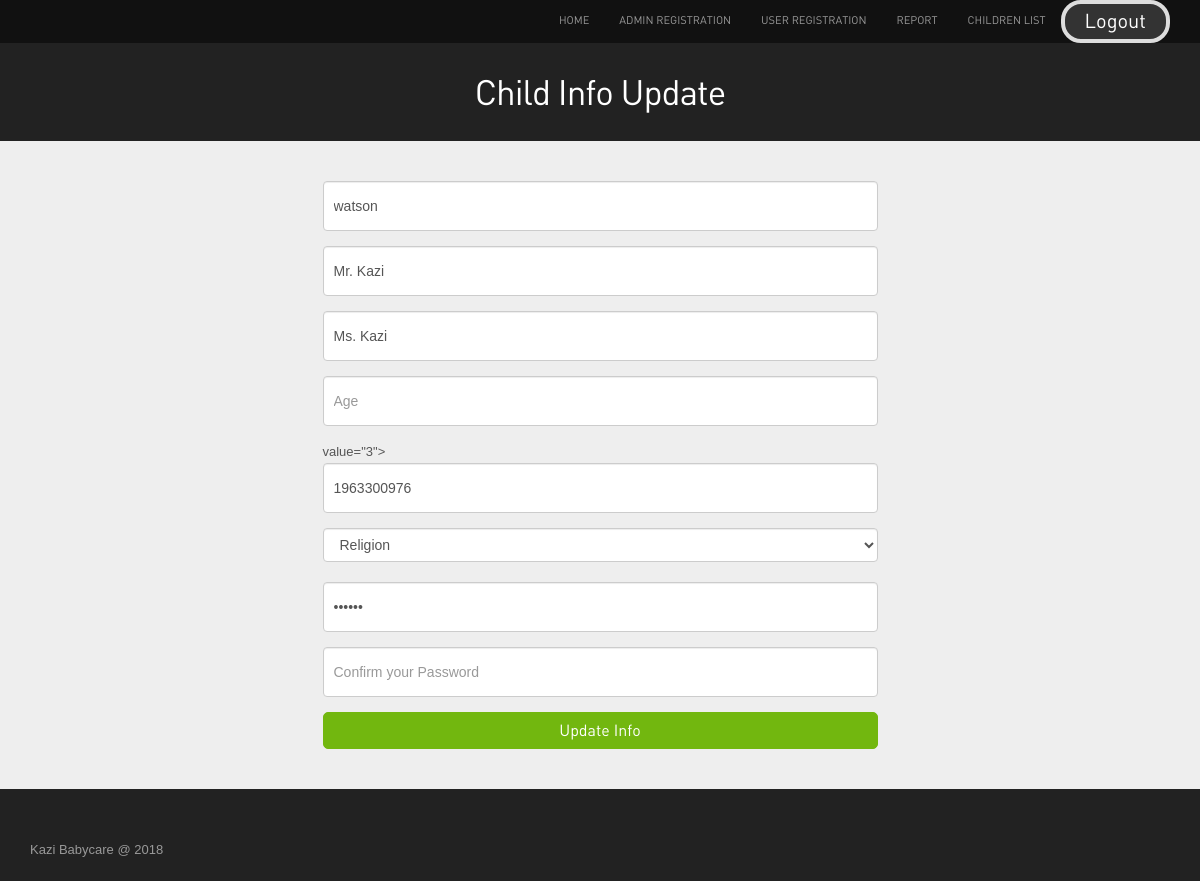
The page /view/childinfoupdate.php?id=3 (signed in) on the database its author committed.
### tables this page shows
CREATE TABLE `children_details` (
  `children_id` int(10) UNSIGNED NOT NULL,
  `children_name` varchar(50) NOT NULL,
  `children_father_name` varchar(50) NOT NULL,
  `children_mother_name` varchar(50) NOT NULL,
  `email` varchar(50) NOT NULL,
  `mobile_no` varchar(50) NOT NULL,
  `address` varchar(50) NOT NULL,
  `religion` varchar(20) NOT NULL,
  `password` varchar(50) NOT NULL,
  `age` int(3) NOT NULL
);

### control/anotherData.php (called while the page is built, shortened)
<?php
	 require_once ('../model/user.php');
	 class AnotherData {
	 	public function childInfo($id){
	 			$objuser = new User();
	 			return $objuser->get_child_info($id);
	 	}
	 }
 ?>

### model/user.php (called while the page is built, shortened)
<?php
	 class User {
		public function get_child_info($id){
        	return mysqli_query( $GLOBALS["conn"], $GLOBALS["sql"]);
		}
	 }
 ?>

### view/childInfoUpdate.php (the view, shortened to what this page needs)
<?php
if (isset($_SESSION['s_email'])) {
 ?>
<?php
include'header.php';
include '../control/anotherData.php';?>
<head>
    <body style="background-image: url(../assets/registration_user/-Playing-with-fruits.jpg); background-repeat: no-repeat; background-size: cover;">
</head>
<body style="text-align:center">
<div class="inside-banner">
  <div class="container">
    <h2 align="center">Child Info Update</h2>
</div>
</div>
<div class="container">
<div class="spacer">
<div class="row register">
  <div class="col-lg-6 col-lg-offset-3 col-sm-6 col-sm-offset-3 col-xs-12 ">
  <?php include('errors.php');
          $obj = new AnotherData();
          $result= $obj->childInfo($_GET['id']);
          $row=mysqli_fetch_array($result)
?>
<form method="POST" action="<?php echo 'childInfoUpdate.php?id='.$_GET['id']; ?>">
                <input type="text" class="form-control" placeholder="Child Name" name="child_name" value="<?php echo $row['children_name'] ?>">
				<input type="text" class="form-control" placeholder="Father Name" name="child_father_name" value="<?php echo $row['children_father_name'] ?>">
				<input type="text" class="form-control" placeholder="Mother Name" name="child_mother_name" value="<?php echo $row['children_mother_name'] ?>">
				<input type="number" class="form-control" placeholder="Age" name="age" min="1" max="12"> value="<?php echo $row['age'] ?>">
				<input type="text" class="form-control" placeholder="Mobile Number (+880) " name="phone" value="<?php echo $row['mobile_no'] ?>">
				<select name="religion" class="form-control">
									<option value="<?php echo $row['religion'] ?>">Religion</option>
						<select>
                <input type="password" class="form-control" placeholder="Password" name="password_1" value="<?php echo $row['password'] ?>">
                <input type="password" class="form-control" placeholder="Confirm your Password" name="password_2">
                    <button type="submit" class="btn btn-success" name="reg_user">Update Info</button>
</div>
        </div>
</div>
</div>
</div></body>
<?php include'footer2.php';?>
 <?php }else {
  header("location: ../view/login_user.php");
} ?>

### assets/registration_user/style.css (style rules this page uses)
body { color:#555; font:normal 13px/22px Arial; background:url(../images/bgmain.png) #eee; }
h1,h2,h3,h4,h5 { font-weight:normal; font-family: din;margin: 0;padding: 0;color: #000 }
h2 { font-size: 35px; letter-spacing: -1px;margin-bottom: 20px; }
.spacer { margin-top: 40px;margin-bottom:40px; }
select,input { outline: 0; margin-bottom: 20px; }
.btn { border-radius: 5px; font-family: din; outline: none; }
.btn-success { background: #72b70f;border:1px solid #72b70f;padding:6px 20px; font-size:16px; width: 100%; }
.register input { padding: 10px; height: 50px; }
.register input,.register textarea,.contact input,.contact textarea { margin-bottom: 15px; }
.login button,.register button,.contact button { width: 100%;border-radius: 5px; }
.inside-banner { background:url(../images/bginside.jpg) #222;color: #fff; padding: 30px 0; }
.inside-banner h2 { margin: 0; color: #fff; }

### rows shown on the page
children_details: child_name "watson", child_father_name "Mr. Kazi", child_mother_name "Ms. Kazi", age "3", phone "1963300976"
